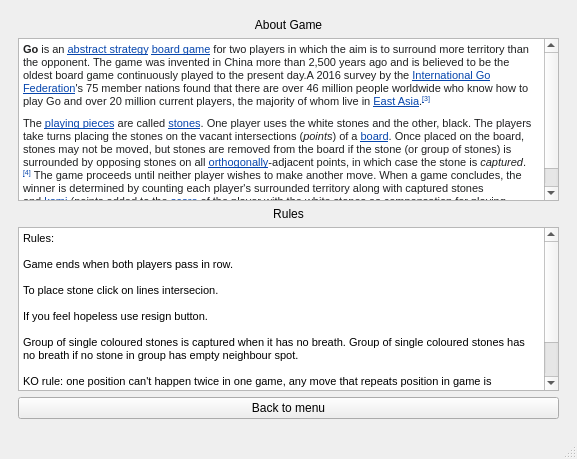
<?xml version="1.0" encoding="UTF-8"?>
<ui version="4.0">
 <class>MainWindow</class>
 <widget class="QMainWindow" name="MainWindow">
  <property name="geometry">
   <rect>
    <x>0</x>
    <y>0</y>
    <width>577</width>
    <height>459</height>
   </rect>
  </property>
  <property name="windowTitle">
   <string>MainWindow</string>
  </property>
  <widget class="QWidget" name="centralwidget">
   <layout class="QHBoxLayout" name="horizontalLayout_2">
    <item>
     <layout class="QHBoxLayout" name="horizontalLayout_3">
      <item>
       <widget class="QStackedWidget" name="stackedWidget">
        <property name="currentIndex">
         <number>1</number>
        </property>
        <widget class="QWidget" name="page">
         <layout class="QVBoxLayout" name="verticalLayout">
          <item>
           <widget class="QLabel" name="GoGameTitle">
            <property name="sizePolicy">
             <sizepolicy hsizetype="Preferred" vsizetype="Expanding">
              <horstretch>0</horstretch>
              <verstretch>0</verstretch>
             </sizepolicy>
            </property>
            <property name="text">
             <string>GO</string>
            </property>
            <property name="alignment">
             <set>Qt::AlignCenter</set>
            </property>
           </widget>
          </item>
          <item>
           <widget class="QPushButton" name="startButton">
            <property name="sizePolicy">
             <sizepolicy hsizetype="Minimum" vsizetype="Expanding">
              <horstretch>0</horstretch>
              <verstretch>0</verstretch>
             </sizepolicy>
            </property>
            <property name="text">
             <string>Start</string>
            </property>
           </widget>
          </item>
          <item>
           <widget class="QPushButton" name="aboutGameButton">
            <property name="sizePolicy">
             <sizepolicy hsizetype="Minimum" vsizetype="Expanding">
              <horstretch>0</horstretch>
              <verstretch>0</verstretch>
             </sizepolicy>
            </property>
            <property name="text">
             <string>About Game</string>
            </property>
           </widget>
          </item>
          <item>
           <widget class="QPushButton" name="quitButton">
            <property name="sizePolicy">
             <sizepolicy hsizetype="Minimum" vsizetype="Expanding">
              <horstretch>0</horstretch>
              <verstretch>0</verstretch>
             </sizepolicy>
            </property>
            <property name="text">
             <string>Quit</string>
            </property>
           </widget>
          </item>
         </layout>
         <zorder>startButton</zorder>
         <zorder>aboutGameButton</zorder>
         <zorder>quitButton</zorder>
         <zorder>GoGameTitle</zorder>
        </widget>
        <widget class="QWidget" name="page_2">
         <layout class="QVBoxLayout" name="verticalLayout_2">
          <item>
           <widget class="QLabel" name="label_2">
            <property name="text">
             <string>About Game</string>
            </property>
            <property name="alignment">
             <set>Qt::AlignCenter</set>
            </property>
           </widget>
          </item>
          <item>
           <widget class="QTextBrowser" name="textBrowser">
            <property name="html">
             <string>&lt;!DOCTYPE HTML PUBLIC &quot;-//W3C//DTD HTML 4.0//EN&quot; &quot;http://www.w3.org/TR/REC-html40/strict.dtd&quot;&gt;
&lt;html&gt;&lt;head&gt;&lt;meta name=&quot;qrichtext&quot; content=&quot;1&quot; /&gt;&lt;style type=&quot;text/css&quot;&gt;
p, li { white-space: pre-wrap; }
&lt;/style&gt;&lt;/head&gt;&lt;body style=&quot; font-family:'MS Shell Dlg 2'; font-size:7.8pt; font-weight:400; font-style:normal;&quot;&gt;
&lt;p style=&quot; margin-top:9px; margin-bottom:9px; margin-left:0px; margin-right:0px; -qt-block-indent:0; text-indent:0px; background-color:#ffffff;&quot;&gt;&lt;span style=&quot; font-family:'sans-serif'; font-size:8pt; font-weight:600; color:#202122;&quot;&gt;Go&lt;/span&gt;&lt;span style=&quot; font-family:'sans-serif'; font-size:8pt; color:#202122;&quot;&gt; is an &lt;/span&gt;&lt;a href=&quot;https://en.wikipedia.org/wiki/Abstract_strategy_game&quot;&gt;&lt;span style=&quot; font-family:'sans-serif'; font-size:8pt; text-decoration: underline; color:#0645ad;&quot;&gt;abstract strategy&lt;/span&gt;&lt;/a&gt;&lt;span style=&quot; font-family:'sans-serif'; font-size:8pt; color:#202122;&quot;&gt; &lt;/span&gt;&lt;a href=&quot;https://en.wikipedia.org/wiki/Board_game&quot;&gt;&lt;span style=&quot; font-family:'sans-serif'; font-size:8pt; text-decoration: underline; color:#0645ad;&quot;&gt;board game&lt;/span&gt;&lt;/a&gt;&lt;span style=&quot; font-family:'sans-serif'; font-size:8pt; color:#202122;&quot;&gt; for two players in which the aim is to surround more territory than the opponent. The game was invented in China more than 2,500 years ago and is believed to be the oldest board game continuously played to the present day.A 2016 survey by the &lt;/span&gt;&lt;a href=&quot;https://en.wikipedia.org/wiki/International_Go_Federation&quot;&gt;&lt;span style=&quot; font-family:'sans-serif'; font-size:8pt; text-decoration: underline; color:#0645ad;&quot;&gt;International Go Federation&lt;/span&gt;&lt;/a&gt;&lt;span style=&quot; font-family:'sans-serif'; font-size:8pt; color:#202122;&quot;&gt;'s 75 member nations found that there are over 46 million people worldwide who know how to play Go and over 20 million current players, the majority of whom live in &lt;/span&gt;&lt;a href=&quot;https://en.wikipedia.org/wiki/East_Asia&quot;&gt;&lt;span style=&quot; font-family:'sans-serif'; font-size:8pt; text-decoration: underline; color:#0645ad;&quot;&gt;East Asia&lt;/span&gt;&lt;/a&gt;&lt;span style=&quot; font-family:'sans-serif'; font-size:8pt; color:#202122;&quot;&gt;.&lt;/span&gt;&lt;a name=&quot;cite_ref-3&quot;&gt;&lt;/a&gt;&lt;a href=&quot;https://en.wikipedia.org/wiki/Go_(game)#cite_note-3&quot;&gt;&lt;span style=&quot; font-family:'sans-serif'; font-size:8pt; text-decoration: underline; color:#0645ad; vertical-align:super;&quot;&gt;[&lt;/span&gt;&lt;/a&gt;&lt;span style=&quot; font-family:'sans-serif'; font-size:8pt; color:#0645ad; vertical-align:super;&quot;&gt;3]&lt;/span&gt;&lt;/p&gt;
&lt;p style=&quot; margin-top:9px; margin-bottom:9px; margin-left:0px; margin-right:0px; -qt-block-indent:0; text-indent:0px; background-color:#ffffff;&quot;&gt;&lt;span style=&quot; font-family:'sans-serif'; font-size:8pt; color:#202122; background-color:#ffffff;&quot;&gt;The&lt;/span&gt;&lt;span style=&quot; font-family:'sans-serif'; font-size:8pt; color:#202122;&quot;&gt; &lt;/span&gt;&lt;a href=&quot;https://en.wikipedia.org/wiki/Game_piece_(board_game)&quot;&gt;&lt;span style=&quot; font-family:'sans-serif'; font-size:8pt; text-decoration: underline; color:#0645ad;&quot;&gt;playing pieces&lt;/span&gt;&lt;/a&gt;&lt;span style=&quot; font-family:'sans-serif'; font-size:8pt; color:#202122;&quot;&gt; are called &lt;/span&gt;&lt;a href=&quot;https://en.wikipedia.org/wiki/Go_equipment#Stones&quot;&gt;&lt;span style=&quot; font-family:'sans-serif'; font-size:8pt; text-decoration: underline; color:#0645ad;&quot;&gt;stones&lt;/span&gt;&lt;/a&gt;&lt;span style=&quot; font-family:'sans-serif'; font-size:8pt; color:#202122;&quot;&gt;. One player uses the white stones and the other, black. The players take turns placing the stones on the vacant intersections (&lt;/span&gt;&lt;span style=&quot; font-family:'sans-serif'; font-size:8pt; font-style:italic; color:#202122;&quot;&gt;points&lt;/span&gt;&lt;span style=&quot; font-family:'sans-serif'; font-size:8pt; color:#202122;&quot;&gt;) of a &lt;/span&gt;&lt;a href=&quot;https://en.wikipedia.org/wiki/Go_(game)#Boards&quot;&gt;&lt;span style=&quot; font-family:'sans-serif'; font-size:8pt; text-decoration: underline; color:#0645ad;&quot;&gt;board&lt;/span&gt;&lt;/a&gt;&lt;span style=&quot; font-family:'sans-serif'; font-size:8pt; color:#202122;&quot;&gt;. Once placed on the board, stones may not be moved, but stones are removed from the board if the stone (or group of stones) is surrounded by opposing stones on all &lt;/span&gt;&lt;a href=&quot;https://en.wikipedia.org/wiki/Orthogonality#Gaming&quot;&gt;&lt;span style=&quot; font-family:'sans-serif'; font-size:8pt; text-decoration: underline; color:#0645ad;&quot;&gt;orthogonally&lt;/span&gt;&lt;/a&gt;&lt;span style=&quot; font-family:'sans-serif'; font-size:8pt; color:#202122;&quot;&gt;-adjacent points, in which case the stone is &lt;/span&gt;&lt;span style=&quot; font-family:'sans-serif'; font-size:8pt; font-style:italic; color:#202122;&quot;&gt;captured&lt;/span&gt;&lt;span style=&quot; font-family:'sans-serif'; font-size:8pt; color:#202122;&quot;&gt;.&lt;/span&gt;&lt;a name=&quot;cite_ref-FOOTNOTEIwamoto197722_4-0&quot;&gt;&lt;/a&gt;&lt;a href=&quot;https://en.wikipedia.org/wiki/Go_(game)#cite_note-FOOTNOTEIwamoto197722-4&quot;&gt;&lt;span style=&quot; font-family:'sans-serif'; font-size:8pt; text-decoration: underline; color:#0645ad; vertical-align:super;&quot;&gt;[&lt;/span&gt;&lt;/a&gt;&lt;span style=&quot; font-family:'sans-serif'; font-size:8pt; color:#0645ad; vertical-align:super;&quot;&gt;4]&lt;/span&gt;&lt;span style=&quot; font-family:'sans-serif'; font-size:8pt; color:#202122;&quot;&gt; The game proceeds until neither player wishes to make another move. When a game concludes, the winner is determined by counting each player's surrounded territory along with captured stones and &lt;/span&gt;&lt;a href=&quot;https://en.wikipedia.org/wiki/Komidashi&quot;&gt;&lt;span style=&quot; font-family:'sans-serif'; font-size:8pt; text-decoration: underline; color:#0645ad;&quot;&gt;komi&lt;/span&gt;&lt;/a&gt;&lt;span style=&quot; font-family:'sans-serif'; font-size:8pt; color:#202122;&quot;&gt; (points added to the &lt;/span&gt;&lt;a href=&quot;https://en.wikipedia.org/wiki/Score_(game)&quot;&gt;&lt;span style=&quot; font-family:'sans-serif'; font-size:8pt; text-decoration: underline; color:#0645ad;&quot;&gt;score&lt;/span&gt;&lt;/a&gt;&lt;span style=&quot; font-family:'sans-serif'; font-size:8pt; color:#202122;&quot;&gt; of the player with the white stones as compensation for playing second). Games may also be terminated by resignation.&lt;/span&gt;&lt;/p&gt;&lt;/body&gt;&lt;/html&gt;</string>
            </property>
           </widget>
          </item>
          <item>
           <widget class="QLabel" name="label_3">
            <property name="text">
             <string>Rules</string>
            </property>
            <property name="alignment">
             <set>Qt::AlignCenter</set>
            </property>
           </widget>
          </item>
          <item>
           <widget class="QTextBrowser" name="textBrowser_2">
            <property name="html">
             <string>&lt;!DOCTYPE HTML PUBLIC &quot;-//W3C//DTD HTML 4.0//EN&quot; &quot;http://www.w3.org/TR/REC-html40/strict.dtd&quot;&gt;
&lt;html&gt;&lt;head&gt;&lt;meta name=&quot;qrichtext&quot; content=&quot;1&quot; /&gt;&lt;style type=&quot;text/css&quot;&gt;
p, li { white-space: pre-wrap; }
&lt;/style&gt;&lt;/head&gt;&lt;body style=&quot; font-family:'MS Shell Dlg 2'; font-size:7.8pt; font-weight:400; font-style:normal;&quot;&gt;
&lt;p style=&quot; margin-top:0px; margin-bottom:0px; margin-left:0px; margin-right:0px; -qt-block-indent:0; text-indent:0px;&quot;&gt;&lt;span style=&quot; font-size:8pt;&quot;&gt;Rules:&lt;/span&gt;&lt;/p&gt;
&lt;p style=&quot;-qt-paragraph-type:empty; margin-top:0px; margin-bottom:0px; margin-left:0px; margin-right:0px; -qt-block-indent:0; text-indent:0px; font-size:8pt;&quot;&gt;&lt;br /&gt;&lt;/p&gt;
&lt;p style=&quot; margin-top:0px; margin-bottom:0px; margin-left:0px; margin-right:0px; -qt-block-indent:0; text-indent:0px;&quot;&gt;&lt;span style=&quot; font-size:8pt;&quot;&gt;Game ends when both players pass in row.&lt;/span&gt;&lt;/p&gt;
&lt;p style=&quot;-qt-paragraph-type:empty; margin-top:0px; margin-bottom:0px; margin-left:0px; margin-right:0px; -qt-block-indent:0; text-indent:0px; font-size:8pt;&quot;&gt;&lt;br /&gt;&lt;/p&gt;
&lt;p style=&quot; margin-top:0px; margin-bottom:0px; margin-left:0px; margin-right:0px; -qt-block-indent:0; text-indent:0px;&quot;&gt;&lt;span style=&quot; font-size:8pt;&quot;&gt;To place stone click on lines intersecion.&lt;/span&gt;&lt;/p&gt;
&lt;p style=&quot;-qt-paragraph-type:empty; margin-top:0px; margin-bottom:0px; margin-left:0px; margin-right:0px; -qt-block-indent:0; text-indent:0px; font-size:8pt;&quot;&gt;&lt;br /&gt;&lt;/p&gt;
&lt;p style=&quot; margin-top:0px; margin-bottom:0px; margin-left:0px; margin-right:0px; -qt-block-indent:0; text-indent:0px;&quot;&gt;&lt;span style=&quot; font-size:8pt;&quot;&gt;If you feel hopeless use resign button.&lt;/span&gt;&lt;/p&gt;
&lt;p style=&quot;-qt-paragraph-type:empty; margin-top:0px; margin-bottom:0px; margin-left:0px; margin-right:0px; -qt-block-indent:0; text-indent:0px; font-size:8pt;&quot;&gt;&lt;br /&gt;&lt;/p&gt;
&lt;p style=&quot; margin-top:0px; margin-bottom:0px; margin-left:0px; margin-right:0px; -qt-block-indent:0; text-indent:0px;&quot;&gt;&lt;span style=&quot; font-size:8pt;&quot;&gt;Group of single coloured stones is captured when it has no breath. Group of single coloured stones has no breath if no stone in group has empty neighbour spot.&lt;/span&gt;&lt;/p&gt;
&lt;p style=&quot;-qt-paragraph-type:empty; margin-top:0px; margin-bottom:0px; margin-left:0px; margin-right:0px; -qt-block-indent:0; text-indent:0px; font-size:8pt;&quot;&gt;&lt;br /&gt;&lt;/p&gt;
&lt;p style=&quot; margin-top:0px; margin-bottom:0px; margin-left:0px; margin-right:0px; -qt-block-indent:0; text-indent:0px;&quot;&gt;&lt;span style=&quot; font-size:8pt;&quot;&gt;KO rule: one position can't happen twice in one game, any move that repeats position in game is forbidden. &lt;/span&gt;&lt;/p&gt;
&lt;p style=&quot;-qt-paragraph-type:empty; margin-top:0px; margin-bottom:0px; margin-left:0px; margin-right:0px; -qt-block-indent:0; text-indent:0px; font-size:8pt;&quot;&gt;&lt;br /&gt;&lt;/p&gt;
&lt;p style=&quot; margin-top:0px; margin-bottom:0px; margin-left:0px; margin-right:0px; -qt-block-indent:0; text-indent:0px;&quot;&gt;&lt;span style=&quot; font-size:8pt;&quot;&gt;When game ends, wins player with higher value of stones on board + stones captured during a game + controlled empty spots. &lt;/span&gt;&lt;/p&gt;&lt;/body&gt;&lt;/html&gt;</string>
            </property>
           </widget>
          </item>
          <item>
           <widget class="QPushButton" name="backToMenuButton">
            <property name="text">
             <string>Back to menu</string>
            </property>
           </widget>
          </item>
         </layout>
        </widget>
        <widget class="QWidget" name="page_3">
         <layout class="QHBoxLayout" name="horizontalLayout">
          <item>
           <widget class="CustomGameView" name="gameView">
            <property name="sizePolicy">
             <sizepolicy hsizetype="Expanding" vsizetype="Expanding">
              <horstretch>0</horstretch>
              <verstretch>0</verstretch>
             </sizepolicy>
            </property>
           </widget>
          </item>
          <item>
           <widget class="QGroupBox" name="groupBox">
            <property name="sizePolicy">
             <sizepolicy hsizetype="Maximum" vsizetype="Expanding">
              <horstretch>0</horstretch>
              <verstretch>0</verstretch>
             </sizepolicy>
            </property>
            <property name="title">
             <string>Panel</string>
            </property>
            <layout class="QVBoxLayout" name="verticalLayout_3">
             <item>
              <widget class="MsgLabel" name="msgLabel">
               <property name="sizePolicy">
                <sizepolicy hsizetype="Fixed" vsizetype="Fixed">
                 <horstretch>0</horstretch>
                 <verstretch>0</verstretch>
                </sizepolicy>
               </property>
               <property name="text">
                <string>msgmsgmsgmsgmsg</string>
               </property>
              </widget>
             </item>
             <item>
              <widget class="GameButton" name="passButton">
               <property name="sizePolicy">
                <sizepolicy hsizetype="Expanding" vsizetype="Fixed">
                 <horstretch>0</horstretch>
                 <verstretch>0</verstretch>
                </sizepolicy>
               </property>
               <property name="text">
                <string>PASS</string>
               </property>
              </widget>
             </item>
             <item>
              <widget class="GameButton" name="resignButton">
               <property name="text">
                <string>RESIGN</string>
               </property>
              </widget>
             </item>
             <item>
              <widget class="QPushButton" name="leaveGameButton">
               <property name="text">
                <string>Leave game</string>
               </property>
              </widget>
             </item>
            </layout>
           </widget>
          </item>
         </layout>
        </widget>
       </widget>
      </item>
     </layout>
    </item>
   </layout>
  </widget>
  <widget class="QStatusBar" name="statusbar"/>
 </widget>
 <customwidgets>
  <customwidget>
   <class>CustomGameView</class>
   <extends>QGraphicsView</extends>
   <header>customgameview.h</header>
  </customwidget>
  <customwidget>
   <class>MsgLabel</class>
   <extends>QLabel</extends>
   <header>msglabel.h</header>
  </customwidget>
  <customwidget>
   <class>GameButton</class>
   <extends>QPushButton</extends>
   <header location="global">gamebutton.h</header>
  </customwidget>
 </customwidgets>
 <resources/>
 <connections/>
</ui>
